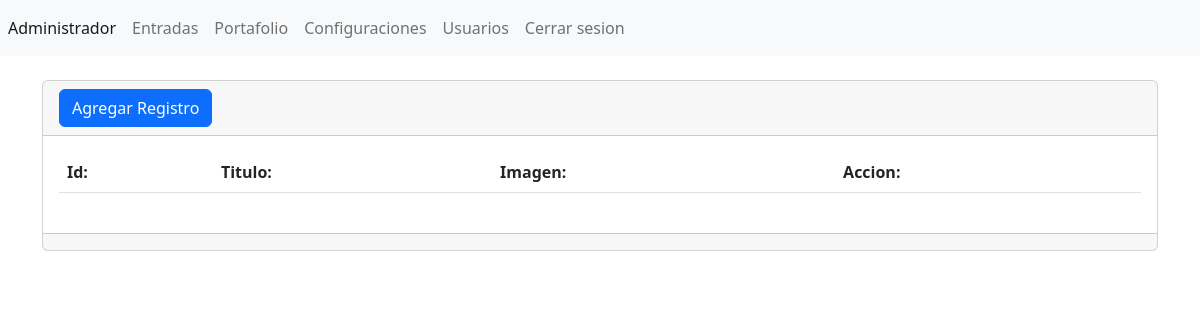
The app's page /admin/secciones/portafolio/index.php (signed in), older data.
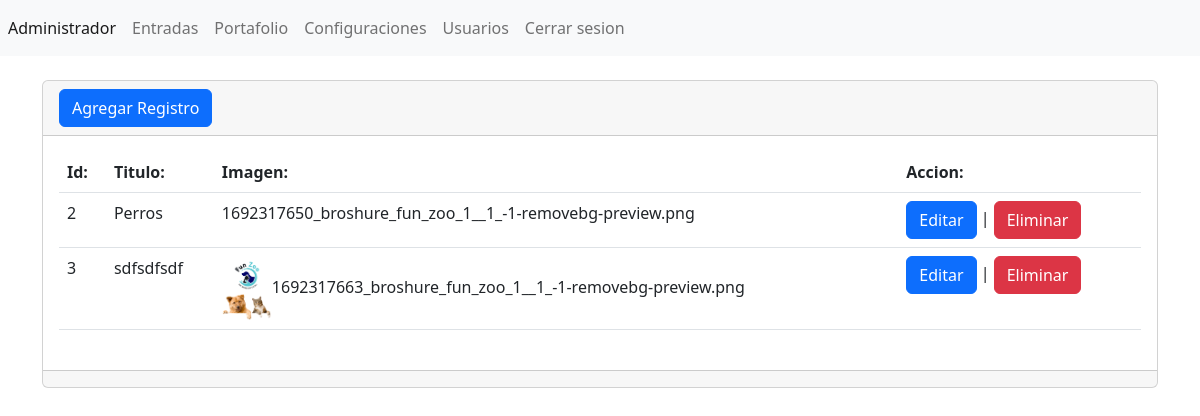
The same page, newer data.
### tables this page shows
CREATE TABLE `portafolio` (
  `id` int(11) NOT NULL,
  `titulo` varchar(255) NOT NULL,
  `imagen` longblob NOT NULL
);

### admin/secciones/portafolio/index.php (the view, shortened to what this page needs)
<?php
include("../../template/header.php");
require("../../db/db-connection.php");
$sentencia = $conexion->prepare("SELECT * FROM `portafolio`");
$sentencia->execute();
$Lista_portafolio=$sentencia->fetchAll(PDO::FETCH_ASSOC);
?>
<div class="card">
    <div class="card-header">
    <a name="" id="" class="btn btn-primary" href="crear.php" role="button">Agregar Registro</a>
    </div>
    <div class="card-body">
        <div class="table-responsive">
            <table class="table table">
                <thead>
                    <tr>
                        <th scope="col">Id:</th>
                        <th scope="col">Titulo:</th>
                        <th scope="col">Imagen:</th>
                        <th scope="col">Accion:</th>
                    </tr>
                </thead>
                <tbody>
                  <?php foreach($Lista_portafolio as $portafolio){ ?>
                    <tr class="">
                        <td scope="row"><?php echo $portafolio['id']?></td>
                        <td><?php echo $portafolio['titulo']?></td>
                        <td><img width ="50px" src="../../../assets/imgFunzoo/<?php echo $portafolio['imagen'];?>" class="" alt=""><?php echo $portafolio['imagen'];?></td>
                        <td>
                        <a name="" id="" class="btn btn-primary" href="editar.php?txtID=<?php echo $portafolio['id'];?>" role="button">Editar</a>
                        |
                        <a name="" id="" class="btn btn-danger" href="index.php?txtID=<?php echo $portafolio['id'];?>" role="button">Eliminar</a>
                        </td>
                    </tr>
                    <?php } ?>
                </tbody>
            </table>
        </div>
    </div>
    <div class="card-footer text-muted">
    </div>
</div>
<?php include("../../template/footer.php"); ?>

### admin/template/header.php (shortened to what this page needs)
<?php
$url_base = "http://localhost/FunZoo/admin/";
?>
<!doctype html>
<html lang="en">
<head>
  <link href="https://cdn.jsdelivr.net/npm/bootstrap@5.2.1/dist/css/bootstrap.min.css" rel="stylesheet"
>
<link href="https://cdn.datatables.net/v/bs5/dt-1.13.5/datatables.min.css" rel="stylesheet">
</head>
<body>
  <header>
    <nav class="navbar navbar-expand navbar-light bg-light">
        <div class="nav navbar-nav">
            <a class="nav-item nav-link active" href="#" aria-current="page">Administrador<span class="visually-hidden">(current)</span></a>
            <a class="nav-item nav-link" href="<?php echo $url_base;?>secciones/entradas/">Entradas</a>
            <a class="nav-item nav-link" href="<?php echo $url_base;?>secciones/portafolio/">Portafolio</a>
            <a class="nav-item nav-link" href="<?php echo $url_base;?>secciones/config/">Configuraciones</a>
            <a class="nav-item nav-link" href="<?php echo $url_base;?>secciones/usuarios/">Usuarios</a>
            <a class="nav-item nav-link" href="<?php echo $url_base;?>cerrar.php">Cerrar sesion</a>
        </div>
    </nav>
  </header>
  <main class ="container">
    <br>

### admin/template/footer.php (shortened to what this page needs)
</main>
</body>
</html>

Row changes from the older to the newer data that the page shows:
added portafolio: id "2", titulo "Perros", imagen "1692317650_broshure_fun_zoo_1__1_-1-removebg-preview.png"
added portafolio: id "3", titulo "sdfsdfsdf", imagen (picture), imagen "1692317663_broshure_fun_zoo_1__1_-1-removebg-preview.png"
